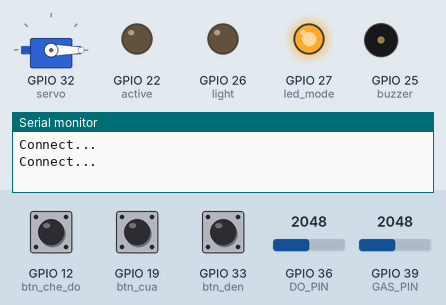
Recording of a sketch running on a simulated ESP32. On the bench: servo, output pins drawn as LEDs (lit = HIGH), buzzer (waves = sounding, pin HIGH), the last lines printed to the serial monitor. The test bench sets the inputs (shaded band); at power-on: GPIO 39 (GAS_PIN) = 2048, GPIO 36 (DO_PIN) = 2048, GPIO 12 (btn_che_do) HIGH, GPIO 33 (btn_den) HIGH, GPIO 19 (btn_cua) HIGH. WiFi joins after 1.5 s; servers stay silent unless stated.

Above: at 4.6 s.
4.7 s: GPIO 39 (GAS_PIN) set to 1228
9.0 s: GPIO 36 (DO_PIN) set to 1962
At 11.7 s:
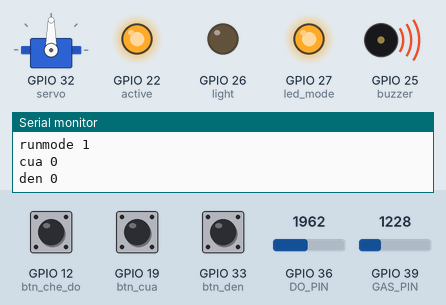
12.3 s: GPIO 12 (btn_che_do) pulled LOW for 1.4 s
At 13.2 s:
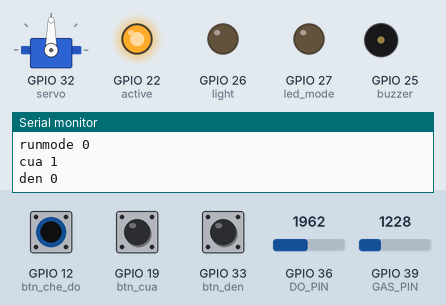
15.2 s: GPIO 33 (btn_den) pulled LOW for 1.4 s
At 16.0 s:
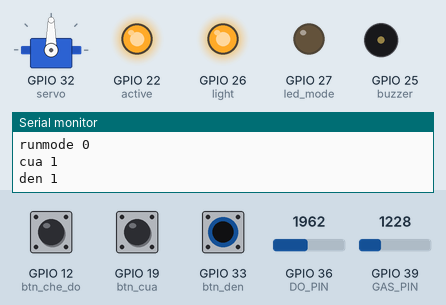
18.1 s: GPIO 19 (btn_cua) pulled LOW for 1.4 s
At 19.4 s:
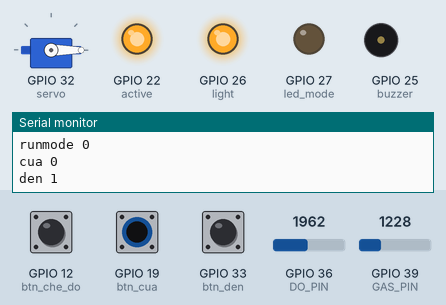
21.0 s: GPIO 12 (btn_che_do) pulled LOW for 1.4 s
At 22.5 s:
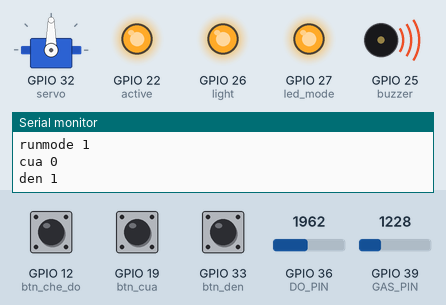
Timing chart, 0 to 24.0 s (numbered marks = the images above; inputs shaded):
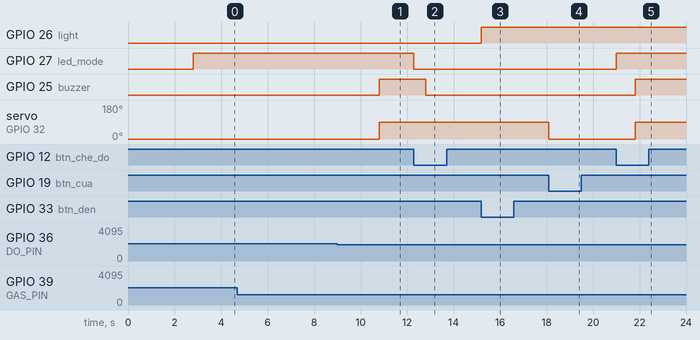

Measured:
- the behaviour switches between 2000 and 1999 on GPIO 36 (DO_PIN) (found by bisection; images 0 and 1)
- after the input at 9.0 s, GPIO 25 (buzzer): LOW → HIGH after 1.8 s; servo on GPIO 32 (servo): 0° → 90° after 1.8 s
- after the input at 12.3 s, GPIO 27 (led_mode): HIGH → LOW at once; GPIO 25 (buzzer): HIGH → LOW after 0.51 s
- after the input at 15.2 s, GPIO 26 (light): LOW → HIGH at once
- after the input at 18.1 s, servo on GPIO 32 (servo): 90° → 0° at once
- after the input at 21.0 s, GPIO 27 (led_mode): LOW → HIGH at once; GPIO 25 (buzzer): LOW → HIGH after 0.81 s; servo on GPIO 32 (servo): 0° → 90° after 0.81 s

The sketch:

sketch_oct7a.ino
```cpp
// #define BLYNK_TEMPLATE_ID "TMPL6TkD0L0AA"
// #define BLYNK_TEMPLATE_NAME "Smart Kitchen"
// #define BLYNK_AUTH_TOKEN "EmYf-sHtjVa3PRbN508ISXb2kHTLN0iZ"

#define BLYNK_TEMPLATE_ID "TMPL6ULR9g6b7"
#define BLYNK_TEMPLATE_NAME "LEDKETNOI"
#define BLYNK_AUTH_TOKEN "VucF2htPaXxKs7Gz7oz1BS9QcF7hlldy"

#include <Arduino.h>
#include <WiFi.h>
#include <ESP32Servo.h>
#include <WiFiClient.h>
#include <BlynkSimpleEsp32.h>
BlynkTimer timer;
Servo myservo;

#define CONNECTION_TIMEOUT 10

#define DO_PIN 36     // The ESP8266 pin connected to the analog output of the flame sensor
#define GAS_PIN 39

#define btn_den 33 // button bat, tat den
#define btn_che_do 12 // button bat tat che do canh bao
#define btn_cua 19 // button dong, mo cua

#define servo 32
#define led_mode 27
#define buzzer 25
#define light 26
#define active 22

unsigned long timeDelay = millis();
unsigned long timeDelay1 = millis();
unsigned long timeDelay2 = millis();

int mucCanhbaoGas = 1800;
int mucCanhbaoFire = 2000;

boolean denState = 0;
boolean runMode=1;//Bật/tắt chế độ cảnh báo
boolean canhbaoState=0;
boolean cuaState=0;

volatile bool updateRunmodeState = false; // Biến cờ báo hiệu
volatile int stateToWriteRunmode = 0;

volatile bool updateCuaState = false; // Biến cờ báo hiệu
volatile int stateToWriteCua = 0;

volatile bool updateDenState = false; // Biến cờ báo hiệu
volatile int stateToWriteDen = 0;

const char* ssid = "BD";
const char* password = "123456788";

#define KHIGAS V0
#define SERVO V1
#define RUNMODE V2
#define DEN V3
#define TRANGTHAICB V4

void setup() {
    Serial.begin(115200);
    Blynk.begin(BLYNK_AUTH_TOKEN, ssid, password);
    delay(1000);
    //setup pin
    pinMode(DO_PIN, INPUT);
    pinMode(GAS_PIN, INPUT);

    pinMode(btn_den, INPUT_PULLUP);
    pinMode(btn_che_do, INPUT_PULLUP);
    pinMode(btn_cua, INPUT_PULLUP);

    pinMode(servo, OUTPUT);
    pinMode(led_mode, OUTPUT);
    pinMode(buzzer, OUTPUT);
    pinMode(light, OUTPUT);
    pinMode(active, OUTPUT);

    digitalWrite(light ,denState);
    digitalWrite(buzzer,canhbaoState); //Tắt buzzer
    digitalWrite(led_mode,runMode);
    digitalWrite(active,LOW);

    Blynk.virtualWrite(SERVO, cuaState);
    Blynk.virtualWrite(DEN, denState);
    Blynk.virtualWrite(RUNMODE, runMode);
    Blynk.virtualWrite(TRANGTHAICB, canhbaoState);

    myservo.attach(servo);
    myservo.write(0);

    attachInterrupt(btn_den, ISR_DEN, FALLING);
    attachInterrupt(btn_che_do, ISR_CHE_DO, FALLING);
    attachInterrupt(btn_cua, ISR_CUA, FALLING);

    while(1) {
      int gas_test = analogRead(GAS_PIN);
      int fire_test = analogRead(DO_PIN);
      Serial.println("Connect...");
      digitalWrite(active,LOW);

      if(gas_test < mucCanhbaoGas && fire_test > mucCanhbaoFire) {
        Serial.println("Starting...");
        delay(5000);
        if(gas_test < mucCanhbaoGas && fire_test > mucCanhbaoFire) {
          Serial.println("Started");
          digitalWrite(active,HIGH);
          break;
        }
      }
      delay(1000);
    }

    timer.setInterval(1000L, handleADC);
}

void handleADC() {
  int gas_value, fire_value;
  gas_value = analogRead(GAS_PIN);
  fire_value = analogRead(DO_PIN);

  Blynk.virtualWrite(KHIGAS, gas_value);


  Serial.println(gas_value);
  Serial.println(fire_value);
  Serial.print("runmode ");
  Serial.println(runMode);
  Serial.print("cua ");
  Serial.println(cuaState);
  Serial.print("den ");
  Serial.println(denState);

  if(runMode==1){
    if((gas_value>mucCanhbaoGas) || fire_value < mucCanhbaoFire) {
      if(canhbaoState==0){
        canhbaoState=1;
        digitalWrite(buzzer, HIGH);
        Blynk.virtualWrite(TRANGTHAICB, HIGH);
        // Serial.println("Đã bật cảnh báo!");
      }
      myservo.write(90);
      cuaState=1;
      Blynk.virtualWrite(SERVO,cuaState);
    } else if (gas_value < mucCanhbaoGas && fire_value > mucCanhbaoFire) {
      canhbaoState = 0;
      digitalWrite(buzzer,LOW);
      Blynk.virtualWrite(TRANGTHAICB,LOW);
      // Serial.println("Đã tắt cảnh báo!");
    }
  }else{
    digitalWrite(buzzer,LOW);
    Blynk.virtualWrite(TRANGTHAICB,LOW);
    // Serial.println("Đã tắt cảnh báo!");
    canhbaoState=0;
  }
}


void loop(){
  Blynk.run();
  timer.run();

  if (updateRunmodeState) {
    Blynk.virtualWrite(RUNMODE, stateToWriteRunmode); // Cập nhật Blynk ở đây
    updateRunmodeState = false; // Reset cờ
  }

  if (updateDenState) {
    Blynk.virtualWrite(DEN, stateToWriteDen);
    updateDenState = false; // Reset cờ
  }

  if (updateCuaState) {
    Blynk.virtualWrite(SERVO, stateToWriteCua);
    updateCuaState= false; // Reset cờ
  }

}

BLYNK_WRITE(RUNMODE) {
  runMode = param.asInt();
  // Serial.print("runM ");
  // Serial.println(runMode);
  digitalWrite(led_mode,runMode);
}

BLYNK_WRITE(SERVO){
  cuaState = param.asInt();
  if(cuaState==1){
     myservo.write(90);
  }else{
    myservo.write(0);
  }
}

BLYNK_WRITE(DEN){
  denState = param.asInt();
  digitalWrite(light, denState);
}


IRAM_ATTR void ISR_CUA() {
  if(millis() - timeDelay > 200) {
    if(cuaState == 0) {
      myservo.write(90);
      cuaState = 1;
    } else {
      myservo.write(0);
      cuaState = 0;
    }
    stateToWriteCua = cuaState;
    updateCuaState = true;
    timeDelay = millis();
  }
}

IRAM_ATTR void ISR_DEN() {
  if(millis() - timeDelay1 > 200) {
    if(denState == 0) {
      digitalWrite(light ,HIGH);
      // Serial.println("bat den");
      denState = 1;
    } else {
       digitalWrite(light ,LOW);
      // Serial.println("tat den");

      denState = 0;
    }
    stateToWriteDen = denState;
    updateDenState = true;
    // Serial.println("btn_den");
    timeDelay1 = millis();
  }
}

IRAM_ATTR void ISR_CHE_DO() {
  if(millis() - timeDelay2 > 200) {
    if(runMode==1){
      runMode=0;
      // Serial.println("tat che do");
      digitalWrite(led_mode, runMode);
    } else {
      runMode=1;
      // Serial.println("bat che do");
      digitalWrite(led_mode, runMode);
    }
    // Serial.println("btb canh bao");
    stateToWriteRunmode = runMode;
    updateRunmodeState = true;
    timeDelay2 = millis();
  }
}
```
